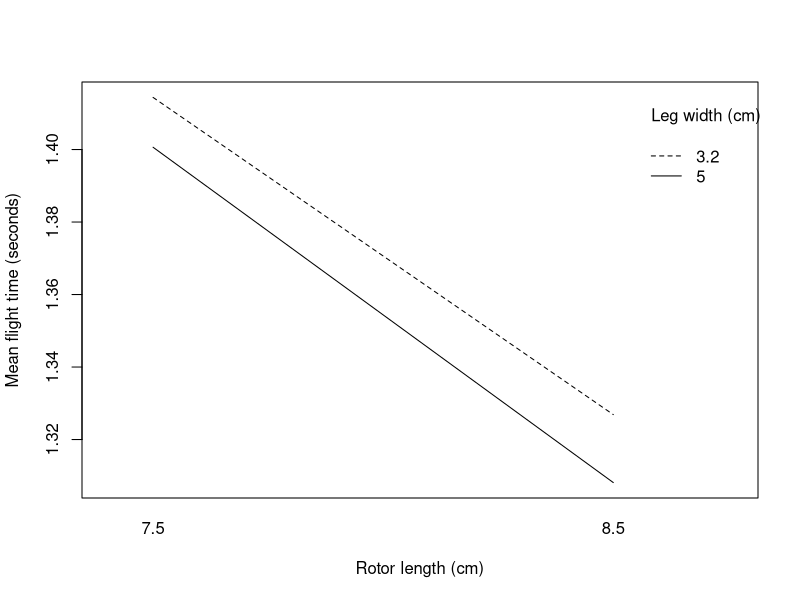
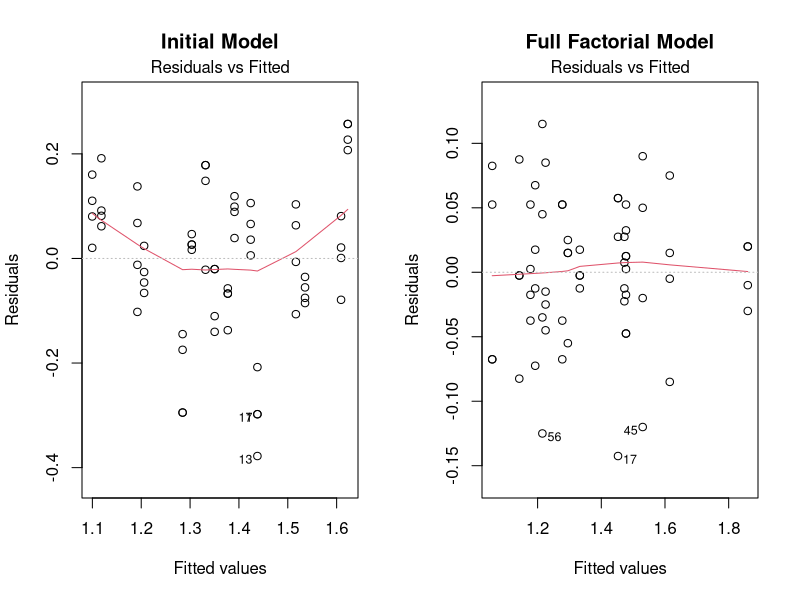
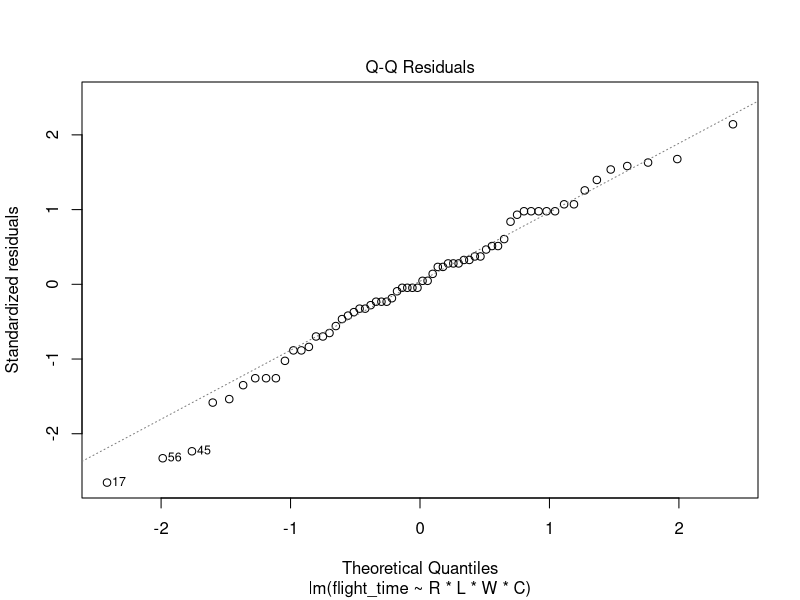

Write R code to recreate these figures, in order.
## ---- chunk 1
#| echo: false
#| fig-cap: "Interaction between rotor length and leg width."
#| fig-width: 6
#| fig-height: 4

plot_data <- read.csv("helicopter_data.csv")

interaction.plot(
  x.factor = plot_data$rotor_cm,
  trace.factor = plot_data$leg_width_cm,
  response = plot_data$flight_time,
  fun = mean,
  xlab = "Rotor length (cm)",
  ylab = "Mean flight time (seconds)",
  trace.label = "Leg width (cm)"
)
## ---- chunk 2
knitr::opts_chunk$set(echo = TRUE, message = FALSE, warning = FALSE)
## ---- chunk 3
d <- read.csv("helicopter_data.csv", stringsAsFactors = FALSE)
stopifnot(nrow(d) == 64, !anyNA(d$flight_time),
          is.numeric(d$flight_time), all(d$flight_time > 0))
stopifnot(all(table(interaction(d$rotor_cm, d$leg_length_cm,
                              d$leg_width_cm, d$paperclip)) == 4))

# Effects coding, using the levels given in the instructions.
d$R <- ifelse(d$rotor_cm == 8.5, 1, -1)
d$L <- ifelse(d$leg_length_cm == 12, 1, -1)
d$W <- ifelse(d$leg_width_cm == 5, 1, -1)
d$C <- ifelse(d$paperclip == "Yes", 1, -1)
## ---- chunk 4
cell <- aggregate(flight_time ~ rotor_cm + leg_length_cm +
                    leg_width_cm + paperclip, data = d,
                  FUN = function(x) c(n = length(x), mean = mean(x),
                                       sd = sd(x)))
cell <- data.frame(cell[1:4], cell$flight_time)
cell$se <- cell$sd / sqrt(cell$n)
cell$lower95 <- cell$mean - qt(.975, df = cell$n - 1) * cell$se
cell$upper95 <- cell$mean + qt(.975, df = cell$n - 1) * cell$se
cell <- cell[order(-cell$mean), ]
## ---- chunk 5
# Initial model
fit_initial <- lm(
  flight_time ~ R + L + W + C + R:W,
  data = d
)

# Full factorial model
fit <- lm(
  flight_time ~ R * L * W * C,
  data = d
)

# Compare models
anova(fit_initial, fit)

# Calculate main effects and interaction
effect_names <- c("R", "L", "W", "C", "R:W")
multipliers <- c(2, 2, 2, 2, 4)

ci <- confint(fit, level = 0.95)

effects <- data.frame(
  Effect = c(
    "Rotor length",
    "Leg length",
    "Leg width",
    "Paper clip",
    "Rotor x leg width"
  ),
  Estimate = coef(fit)[effect_names] * multipliers,
  Lower95 = ci[effect_names, 1] * multipliers,
  Upper95 = ci[effect_names, 2] * multipliers,
  row.names = NULL
)

knitr::kable(
  effects,
  digits = 3,
  caption = "Estimated factor effects and 95% confidence intervals"
)
## ---- chunk 6
#| fig-width: 8
#| fig-height: 4.5

par(mfrow = c(1, 2))

plot(fit_initial, which = 1,
     main = "Initial Model")

plot(fit, which = 1,
     main = "Full Factorial Model")

par(mfrow = c(1, 1))

# Normal Q-Q plot for final model
plot(fit, which = 2)

# Compare residual standard deviations
sigma(fit_initial)
sigma(fit)
## ---- chunk 7
# Rank the 16 designs by observed mean
cell <- cell[order(-cell$mean), ]

# Show the three highest-mean designs
knitr::kable(
  head(cell[, c(
    "rotor_cm", "leg_length_cm",
    "leg_width_cm", "paperclip",
    "mean", "lower95", "upper95"
  )], 3),
  digits = 3,
  caption = "Three designs with the longest observed mean flight times"
)

# Difference between the two highest observed means
mean_diff <- cell$mean[1] - cell$mean[2]

# Standard error from full factorial model
n1 <- cell$n[1]
n2 <- cell$n[2]

se_diff <- sigma(fit) * sqrt(1/n1 + 1/n2)

# 95% confidence interval
ci_diff <- mean_diff +
  c(-1, 1) * qt(0.975, df.residual(fit)) * se_diff

comparison <- data.frame(
  Estimate = mean_diff,
  Lower95 = ci_diff[1],
  Upper95 = ci_diff[2]
)

knitr::kable(
  comparison,
  digits = 3,
  caption = "Difference between the two highest observed mean flight times"
)
